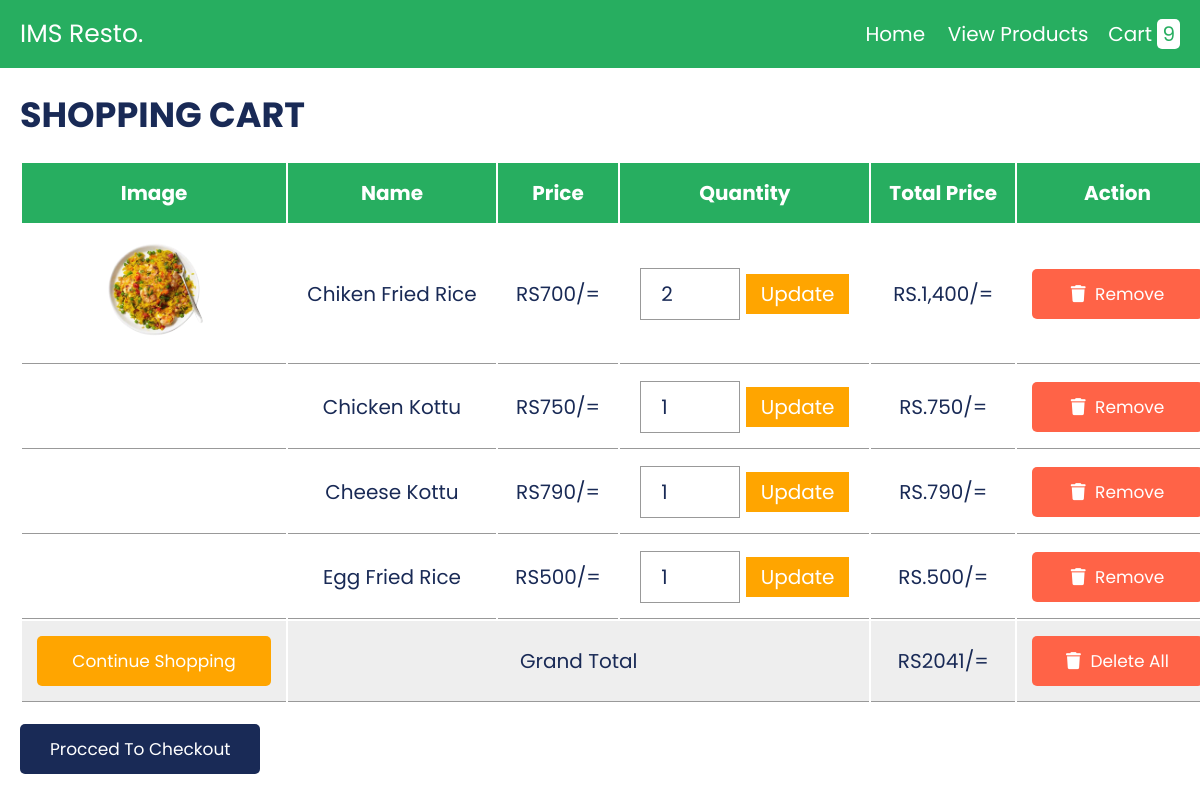
The page /resturent/cart.php on the database its author committed.
### tables this page shows
CREATE TABLE `cart` (
  `id` int(11) NOT NULL,
  `name` varchar(255) NOT NULL,
  `price` decimal(10,2) NOT NULL,
  `quantity` int(11) NOT NULL,
  `image` varchar(255) DEFAULT NULL,
  `created_at` timestamp NOT NULL DEFAULT current_timestamp()
);

### resturent/cart.php (the view, shortened to what this page needs)
<?php
@include 'config.php';
?>
<!DOCTYPE html>
<html lang="en">
<head>
   <link rel="stylesheet" href="https://cdnjs.cloudflare.com/ajax/libs/font-awesome/6.0.0/css/all.min.css">
   <link rel="stylesheet" href="css/style.css">
</head>
<body>
<?php include 'header.php'; ?>
<div class="container">
<section class="shopping-cart">
   <h1 class="heading">shopping cart</h1>
   <table>
      <thead>
         <th>image</th>
         <th>name</th>
         <th>price</th>
         <th>quantity</th>
         <th>total price</th>
         <th>action</th>
      </thead>
      <tbody>
         <?php
         $select_cart = mysqli_query($conn, "SELECT * FROM `cart`");
         $grand_total = 0;
         if(mysqli_num_rows($select_cart) > 0){
            while($fetch_cart = mysqli_fetch_assoc($select_cart)){
         ?>
         <tr>
            <td><img src="uploaded_img/<?php echo $fetch_cart['image']; ?>" height="100" alt=""></td>
            <td><?php echo $fetch_cart['name']; ?></td>
            <td>RS<?php echo number_format($fetch_cart['price']); ?>/=</td>
            <td>
               <form action="" method="post">
                  <input type="number" name="update_quantity" min="1"  value="<?php echo $fetch_cart['quantity']; ?>" >
                  <input type="submit" value="update" name="update_update_btn">
               </form>
            </td>
            <td>RS.<?php echo $sub_total = number_format($fetch_cart['price'] * $fetch_cart['quantity']); ?>/=</td>
            <td><a href="cart.php?remove=<?php echo $fetch_cart['id']; ?>" onclick="return confirm('remove item from cart?')" class="delete-btn"> <i class="fas fa-trash"></i> remove</a></td>
         </tr>
         <?php
           $grand_total += $sub_total;
            };
         };
         ?>
         <tr class="table-bottom">
            <td><a href="products.php" class="option-btn" style="margin-top: 0;">continue shopping</a></td>
            <td colspan="3">grand total</td>
            <td>RS<?php echo $grand_total; ?>/=</td>
            <td><a href="cart.php?delete_all" onclick="return confirm('are you sure you want to delete all?');" class="delete-btn"> <i class="fas fa-trash"></i> delete all </a></td>
         </tr>
      </tbody>
   </table>
   <div class="checkout-btn">
      <a href="checkout.php" class="btn <?= ($grand_total > 1)?'':'disabled'; ?>">procced to checkout</a>
   </div>
</section>
</div>
</body>
</html>

### resturent/css/style.css (style rules this page uses)
:root { --blue:#2980b9; --red:tomato; --orange:orange; --black:#192a56; --white:#fff; --bg-color:#eee; --dark-bg:rgba(0,0,0,.7); --box-shadow:0 .5rem 1.5rem rgba(0,0,0,.1); --border:.1rem solid #999; --green:#27ae60; --light-color:#666; }
* { font-family: 'Poppins', sans-serif; margin:0; padding:0; box-sizing: border-box; outline: none; border:none; text-decoration: none; text-transform: capitalize; }
html { font-size: 62.5%; overflow-x: hidden; }
.container { max-width: 1200px; margin:0 auto; }
section { padding:2rem; }
.heading { text-align: center; font-size: 3.5rem; text-transform: uppercase; color:var(--black); margin-bottom: 2rem; }
.btn, .option-btn, .delete-btn { display: block; width: 100%; text-align: center; background-color: var(--black); color:var(--white); font-size: 1.7rem; padding:1.2rem 3rem; border-radius: .5rem; cursor: pointer; margin-top: 1rem; }
.option-btn i, .delete-btn i { padding-right: .5rem; }
.option-btn { background-color: var(--orange); }
.delete-btn { margin-top: 0; background-color: var(--red); }
.shopping-cart table { text-align: center; width: 100%; }
.shopping-cart table thead th { padding:1.5rem; font-size: 2rem; color:var(--white); background-color: var(--green); }
.shopping-cart table tr td { border-bottom: var(--border); padding:1.5rem; font-size: 2rem; color:var(--black); }
.shopping-cart table input[type="number"] { border: var(--border); padding:1rem 2rem; font-size: 2rem; color:var(--black); width: 10rem; }
.shopping-cart table input[type="submit"] { padding:.5rem 1.5rem; cursor: pointer; font-size: 2rem; background-color: var(--orange); color:var(--white); }
.shopping-cart table .table-bottom { background-color: var(--bg-color); }
.shopping-cart .checkout-btn { text-align: center; margin-top: 1rem; }
.shopping-cart .checkout-btn a { display: inline-block; width: auto; }
@media (max-width:1200px) { .shopping-cart { overflow-x: scroll; } }
@media (max-width:1200px) { .shopping-cart table { width: 120rem; } }
@media (max-width:1200px) { .shopping-cart .heading { text-align: left; } }
@media (max-width:1200px) { .shopping-cart .checkout-btn { text-align: left; } }

### rows shown on the page
cart: image (picture), name "Chiken Fried Rice", price "700", update_quantity "2", $sub_total = number_format($fetch_cart['price'] * $fetch_cart['quantity']) "1,400"
cart: name "Chicken Kottu", price "750", update_quantity "1", $sub_total = number_format($fetch_cart['price'] * $fetch_cart['quantity']) "750"
cart: name "Cheese Kottu", price "790", update_quantity "1", $sub_total = number_format($fetch_cart['price'] * $fetch_cart['quantity']) "790"
cart: name "Egg Fried Rice", price "500", update_quantity "1", $sub_total = number_format($fetch_cart['price'] * $fetch_cart['quantity']) "500"

### other values the page prints
$row_count "9"
$grand_total "2041"
